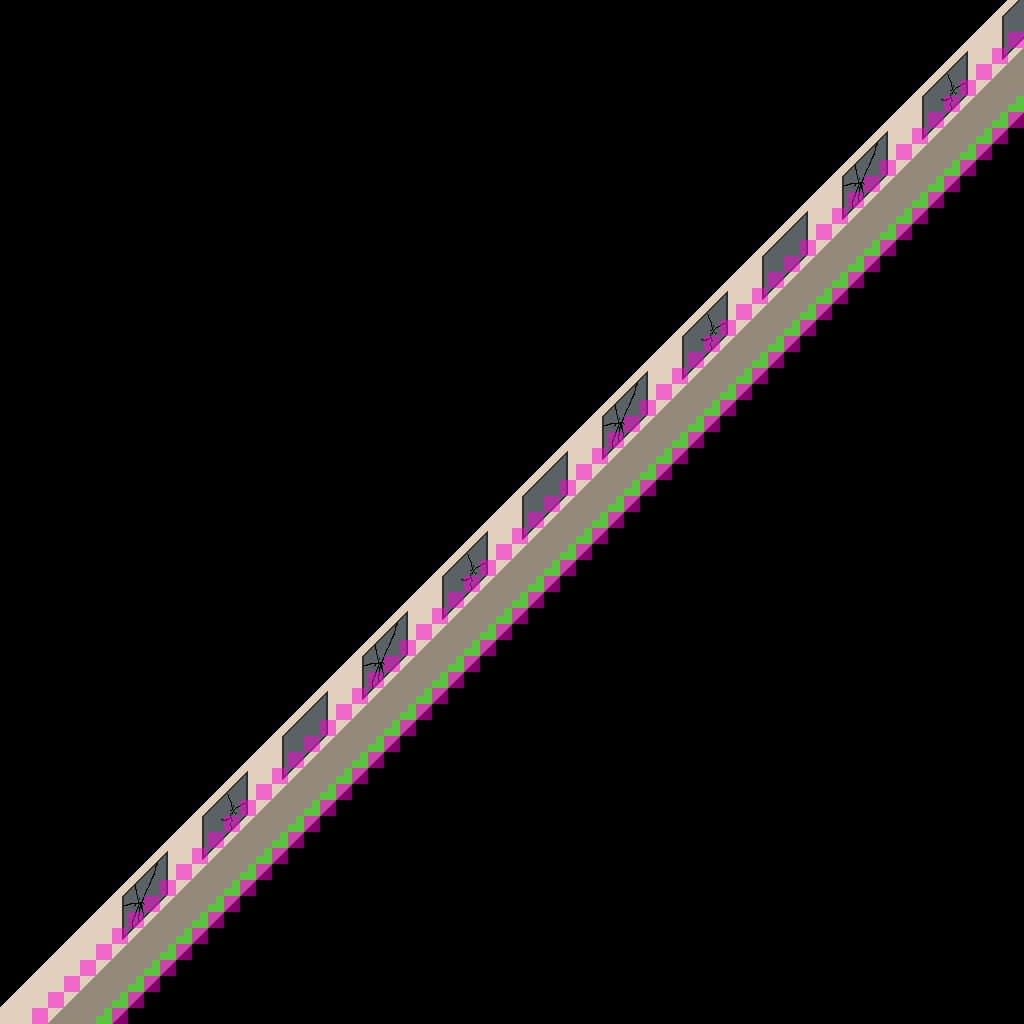

Tiled map render using the project's own tile images. Description and the map definition, with tile-layer contents summarised, below:
An orthogonal 64x64 tile map with 16x16 px tiles, 5 tile layers (void, floor, wall, collision, ...), 1 image layer and 1 object.

<map version="1.10" tiledversion="1.10.2" orientation="orthogonal" renderorder="right-down" width="64" height="64" tilewidth="16" tileheight="16" infinite="0" nextlayerid="8" nextobjectid="2">
 <properties>
  <property name="clampCamera" type="bool" value="true" />
  <property name="defaultPos" value="6,62" />
  <property name="edges">{
	"down": {
		"type": "warp",
		"map": "broken_glass_corridor/broken_glass_corridor0.tmx",
		"pos": { 
			"x": 63, 
			"y": 5
		},
		"transition": {
			"type":	"fade",
			"music": false
		}
	},
	"right": {
		"type": "warp",
		"map": "broken_glass_corridor/broken_glass_corridor2.tmx",
		"pos": { 
			"x": 6, 
			"y": 126
		},
		"transition": {
			"type": "fade",
			"music": false
		}
	}
}</property>
  <property name="music" value="res/audio/music/flotation0.ogg" />
  <property name="music_speed" type="float" value="0.9" />
  <property name="tint" value="0,0,0,127" />
 </properties>
 <tileset firstgid="1" source="../tilesets/broken_glass_corridor.tsx" />
 <imagelayer id="6" name="image">
  <image source="../../textures/image/sky.png" width="128" height="128" />
  <properties>
   <property name="delay_x" type="int" value="1" />
   <property name="delay_y" type="int" value="1" />
   <property name="height" type="int" value="0" />
   <property name="looping" type="bool" value="true" />
   <property name="parallax_x" type="int" value="2" />
   <property name="parallax_y" type="int" value="2" />
   <property name="scroll_x" type="int" value="-1" />
   <property name="scroll_y" type="int" value="-1" />
  </properties>
 </imagelayer>
 <layer id="1" name="void" width="64" height="64">
  <data>[4096 cells, 3924 non-empty, 2 distinct tile ids]</data>
 </layer>
 <layer id="2" name="floor" width="64" height="64">
  <data>[4096 cells, 295 non-empty, 8 distinct tile ids]</data>
 </layer>
 <layer id="3" name="wall" width="64" height="64">
  <data>[4096 cells, 313 non-empty, 65 distinct tile ids]</data>
 </layer>
 <layer id="4" name="collision" width="64" height="64" opacity="0.5">
  <properties>
   <property name="draw" type="bool" value="false" />
  </properties>
  <data>[4096 cells, 119 non-empty, 1 distinct tile ids]</data>
 </layer>
 <layer id="5" name="stairs" width="64" height="64" opacity="0.5">
  <properties>
   <property name="draw" type="bool" value="false" />
  </properties>
  <data>[4096 cells, 58 non-empty, 1 distinct tile ids]</data>
 </layer>
 <objectgroup id="7" name="objects">
  <object id="1" gid="54" x="96" y="1024" width="16" height="16">
   <properties>
    <property name="draw" type="bool" value="false" />
    <property name="file" value="res/data/entity/entrances/walk_warp_nomusic.json" />
    <property name="solid" type="bool" value="false" />
    <property name="warp_map" value="broken_glass_corridor/broken_glass_corridor0.tmx" />
    <property name="warp_x" type="int" value="63" />
    <property name="warp_y" type="int" value="5" />
   </properties>
  </object>
 </objectgroup>
</map>
